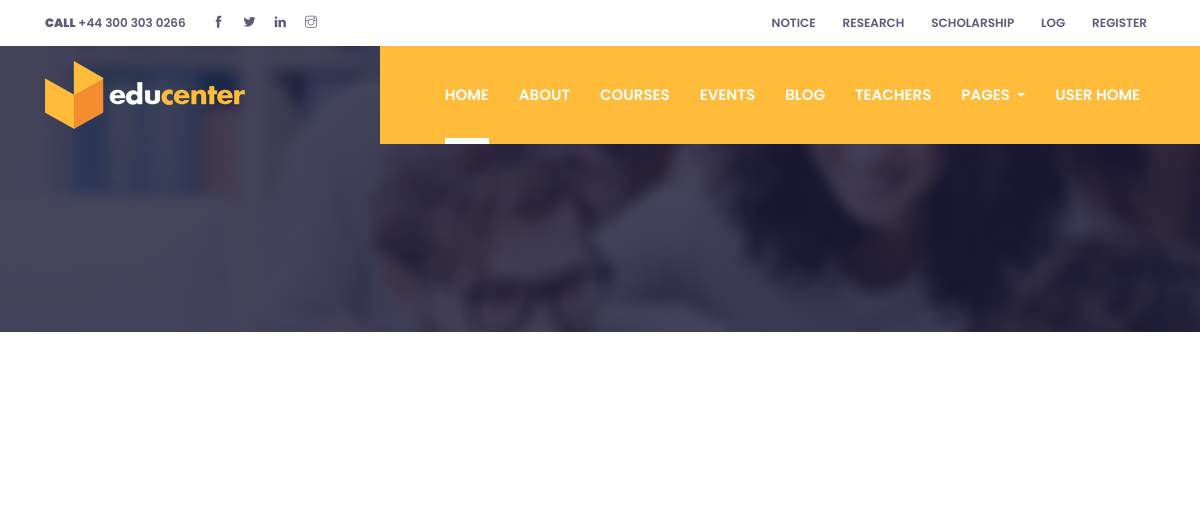
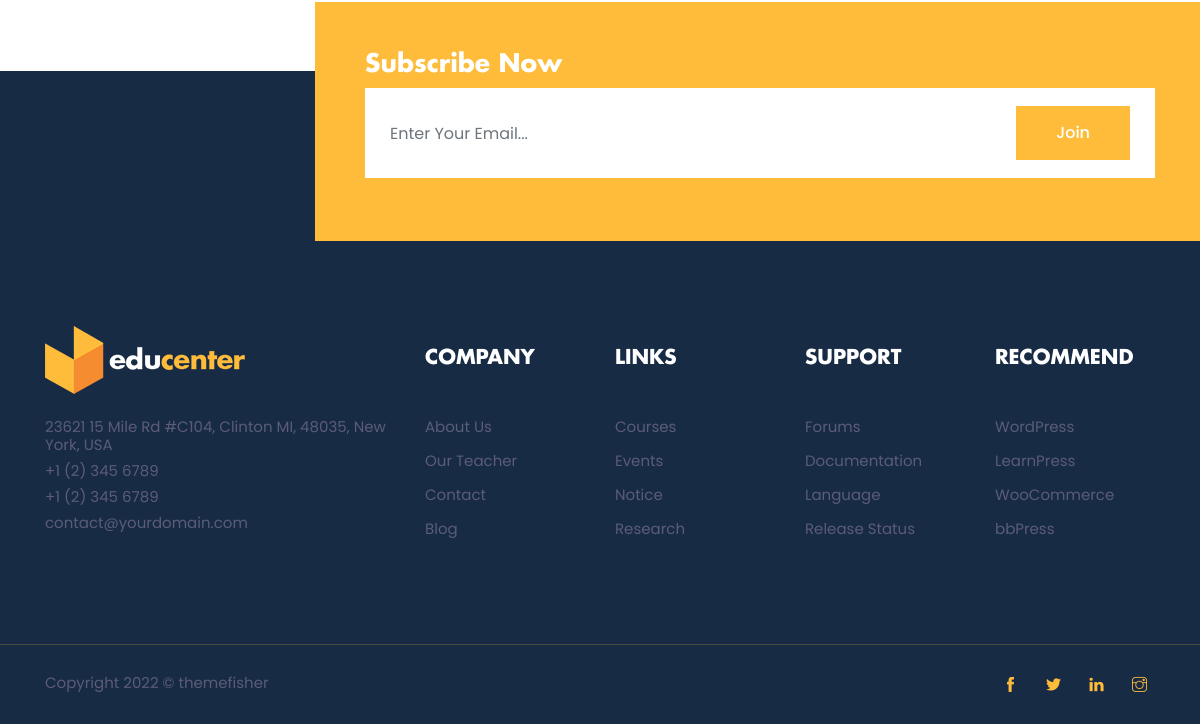
/educenter/be/course/, run on an earlier commit of the app's database (2 pictures, top to bottom).
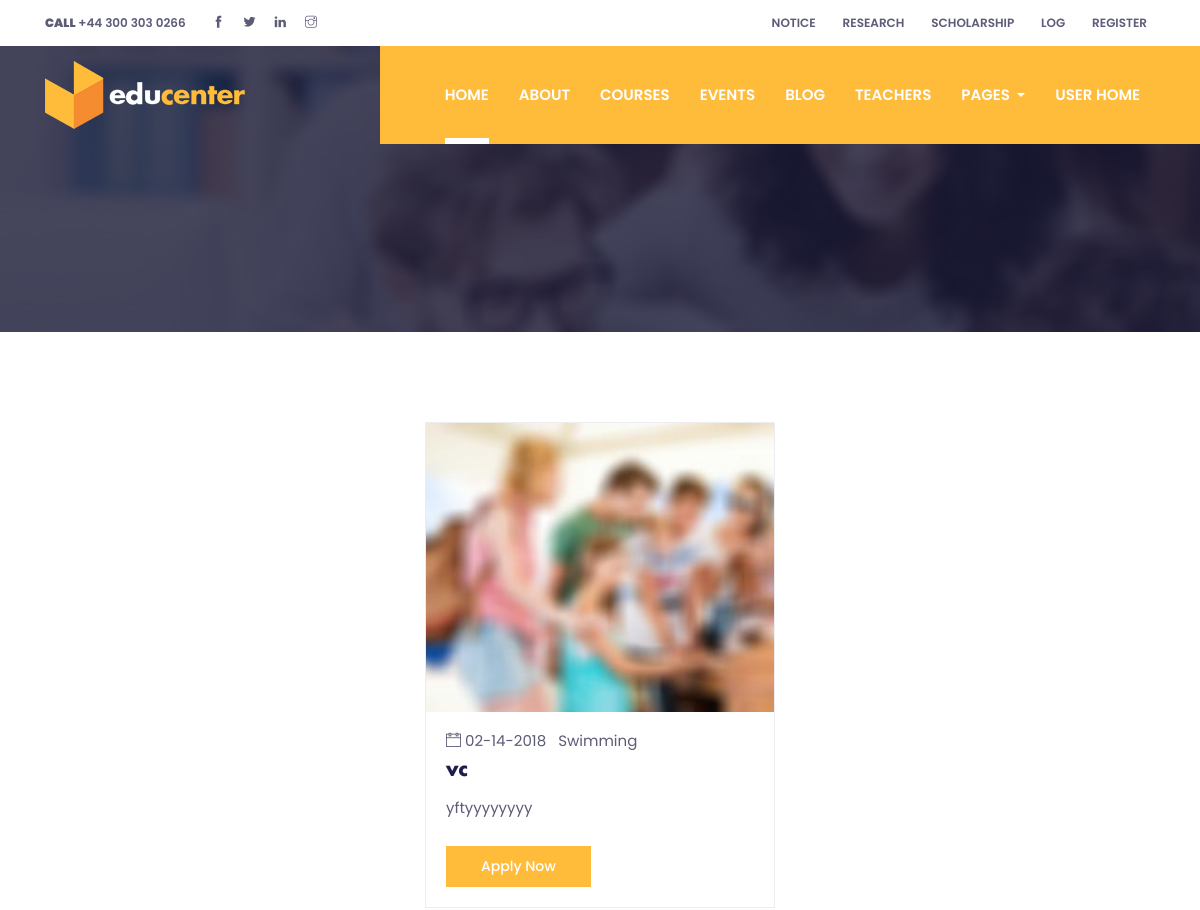
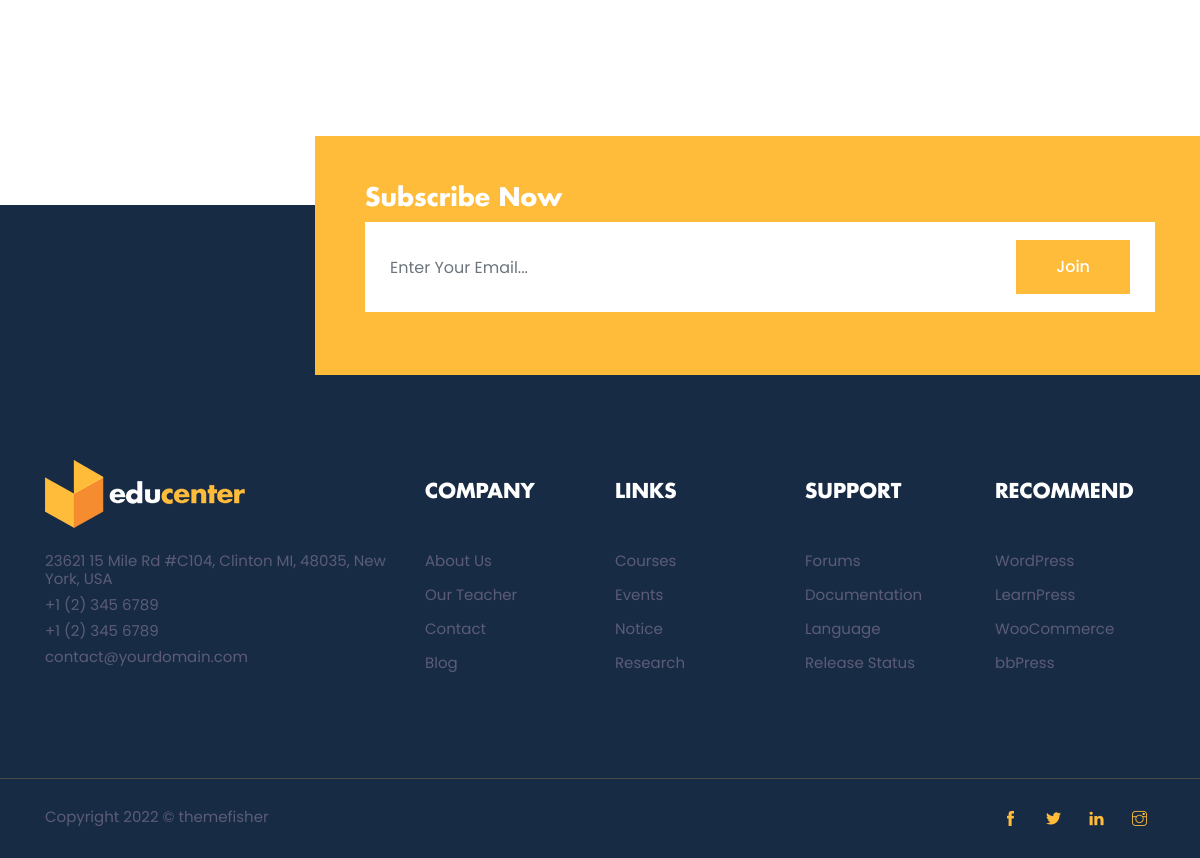
And on a later commit of the database (2 pictures, top to bottom).
### educenter/models.py (models this page shows)
class CommonInfo(models.Model):
    name = models.CharField(max_length=100, null=False)
    content = models.TextField(default='')
    header_about = models.ForeignKey('About', null=True, on_delete=models.CASCADE)
    class Meta:
        abstract = True
        ordering = ['id']
    def __str__(self):
        return self.name

class Course(CommonInfo):
    c_length = models.IntegerField()
    c_duration = models.IntegerField()
    c_requirement = models.ManyToManyField('Requirement')
    c_teacher = models.ForeignKey('Teacher', on_delete=models.SET_NULL, null=True)
    c_school = models.ForeignKey('School', on_delete=models.CASCADE)
    fees = models.FloatField(null=True, blank=True)
    funding = models.TextField(null=True, blank=True)
    image_url = models.ImageField(upload_to='images/courses/', null=True)

class School(CommonInfo):
    content = None
    header_about = None

### eduback/views.py (the view)
class CustomCreate(CreateView, ListView):
    def get_context_data(self, **kwargs):
        context = super().get_context_data(**kwargs)
        context['plat'] = 'be'
        return context

### eduback/forms.py (called while the page is built)
def Hellper(self, *args, **kwargs):
        self.helper = FormHelper
        self.fields['header_about'].widget = RadioSelect()
        self.fields['header_about'].queryset = About.objects.all()

### templates/educenter/core/course.html
{% extends 'educenter/core/base.html' %}
{% load static %}
{% block content %}
{% include 'educenter/core/common/title.html' %}
{% include 'educenter/core/course/course-list.html' %}
{% endblock content %}

### templates/educenter/core/course/course-list.html
{% load static %}
<section class="section">
  <div class="container">
<div class="row justify-content-center">
  {% for list in object_list %}
  <div class="col-lg-4 col-sm-6 mb-5">
    <div class="card p-0 border-primary rounded-0 hover-shadow">
      <img class="card-img-top rounded-0" src="{{list.image_url.url}} " alt="course thumb">
      <div class="card-body">
        <ul class="list-inline mb-2">
          <li class="list-inline-item"><i class="ti-calendar mr-1 text-color"></i>02-14-2018</li>
          <li class="list-inline-item"><a class="text-color" href="#">{{list.c_school}}</a></li>
        </ul>
        <a href="{% url 'user:course-single' list.id %}">
          <h4 class="card-title">{{list.name}}</h4>
        </a>
        <p class="card-text mb-4">{{list.content | truncatewords:12 }}</p>
        <a href="{% url 'user:course-single' list.id %}" class="btn btn-primary btn-sm">Apply now</a>
      </div>
    </div>
  </div>
  {% endfor %}
</div>
  </div>
</section>

What changed in the data, as far as the page shows it:
added Course: image_url (picture), c_school "Swimming", name "vc", content "yftyyyyyyyy"
